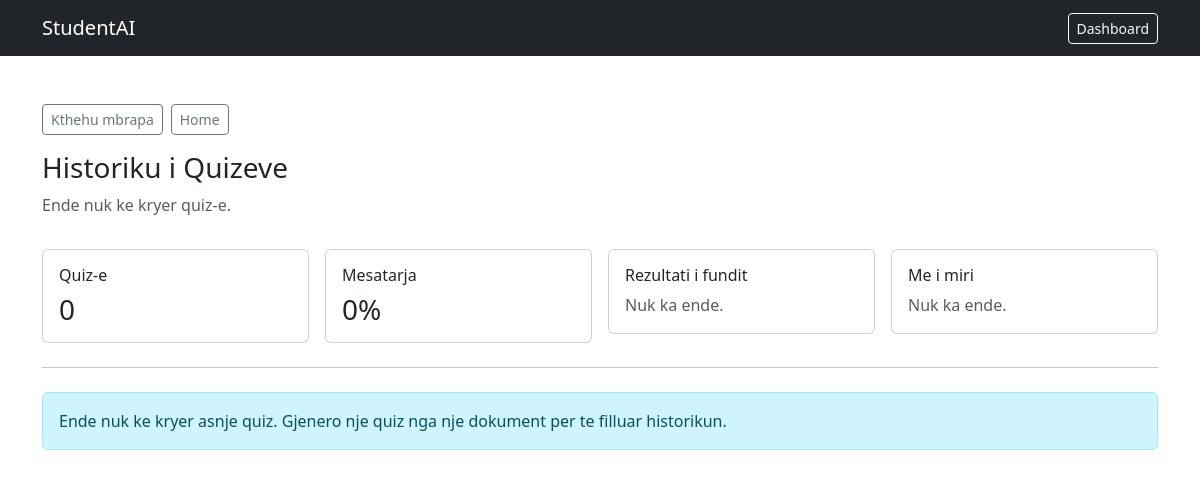
Before: /documents/quiz-history/ (signed in) with the older database file.
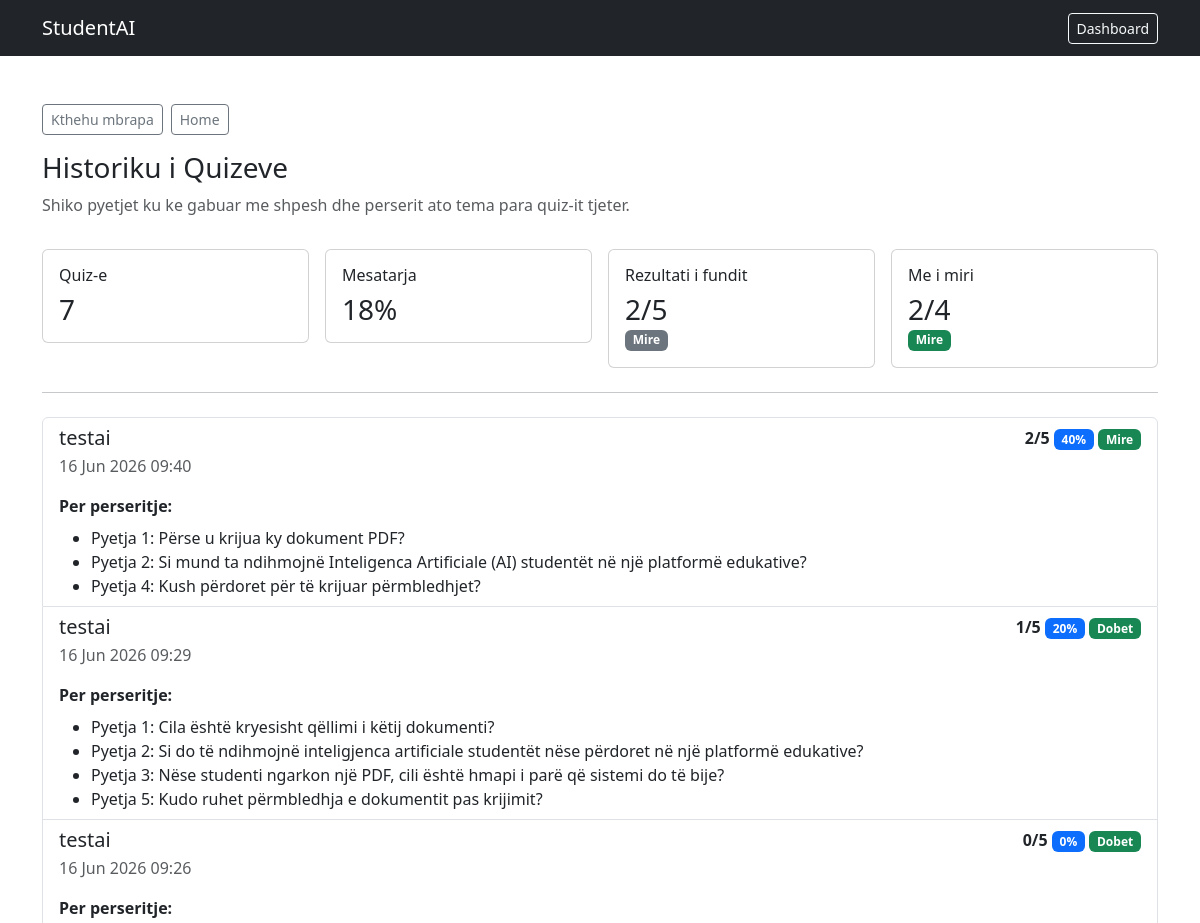
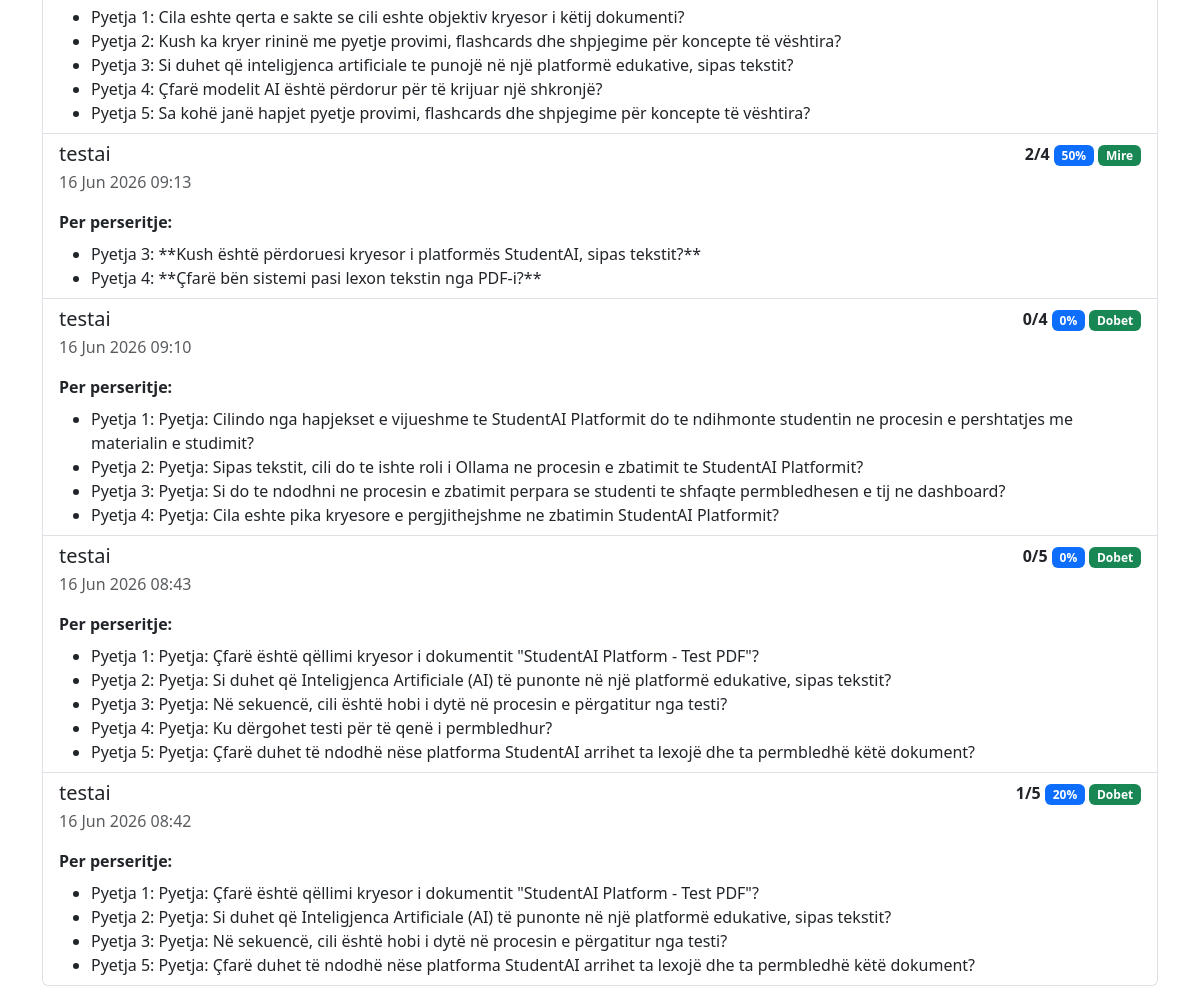
After: the same page with the newer database file (2 pictures, top to bottom).
### documents/models.py (models this page shows, shortened)
class QuizAttempt(models.Model):
    document = models.ForeignKey(
        Document,
        on_delete=models.CASCADE,
        related_name='quiz_attempts'
    )
    user = models.ForeignKey(
        User,
        on_delete=models.CASCADE,
        related_name='quiz_attempts'
    )
    score = models.PositiveIntegerField()
    total = models.PositiveIntegerField()
    category = models.CharField(max_length=50)
    mistakes = models.JSONField(default=list, blank=True)
    created_at = models.DateTimeField(auto_now_add=True)
    @property
    def percentage(self):
        if not self.total:
            return 0
        return round((self.score / self.total) * 100)

class Document(models.Model):
    title = models.CharField(max_length=255)
    file = models.FileField(
        upload_to='documents/'
    )
    uploaded_by = models.ForeignKey(
        User,
        on_delete=models.CASCADE
    )
    uploaded_at = models.DateTimeField(
        auto_now_add=True
    )
    summary = models.TextField(blank=True, null=True)
    extracted_text = models.TextField(blank=True, null=True)
    ai_processed = models.BooleanField(default=False)

### documents/views.py (the view)
# urls.py: path('quiz-history/', quiz_history, name='quiz_history'),
@login_required(login_url='login')
def quiz_history(request):
    attempts = QuizAttempt.objects.filter(
        user=request.user
    ).select_related('document').order_by('-created_at')
    total_attempts = attempts.count()
    best_attempt = attempts.order_by('-score', 'total', '-created_at').first()
    latest_attempt = attempts.first()
    total_score = sum(attempt.score for attempt in attempts)
    total_questions = sum(attempt.total for attempt in attempts)
    average_percentage = round(
        (total_score / total_questions) * 100
    ) if total_questions else 0
    chart_attempts = list(reversed(list(attempts[:10])))
    chart_labels = [
        attempt.created_at.strftime('%d/%m')
        for attempt in chart_attempts
    ]
    chart_scores = [
        attempt.percentage
        for attempt in chart_attempts
    ]
    if total_attempts == 0:
        progress_message = 'Ende nuk ke kryer quiz-e.'
    elif total_attempts == 1:
        progress_message = 'Ke kryer quiz-in e pare. Vazhdo me disa teste te tjera per te pare ecurine.'
    elif latest_attempt and best_attempt and latest_attempt.id == best_attempt.id:
        progress_message = 'Rezultati yt i fundit eshte edhe me i miri deri tani.'
    else:
        progress_message = 'Shiko pyetjet ku ke gabuar me shpesh dhe perserit ato tema para quiz-it tjeter.'
    return render(
        request,
        'documents/quiz_history.html',
        {
            'attempts': attempts,
            'total_attempts': total_attempts,
            'best_attempt': best_attempt,
            'latest_attempt': latest_attempt,
            'average_percentage': average_percentage,
            'progress_message': progress_message,
            'chart_labels': chart_labels,
            'chart_scores': chart_scores
        }
    )

### documents/templates/documents/quiz_history.html (shortened to what the changed rows need)
<!DOCTYPE html>
<html>
<head>
    <link href="https://cdn.jsdelivr.net/npm/bootstrap@5.3.7/dist/css/bootstrap.min.css" rel="stylesheet">
</head>
<body>
<main class="container mt-5">
    <div class="d-flex flex-wrap gap-2 mb-3">
        <button type="button" class="btn btn-outline-secondary btn-sm" onclick="history.back()">
        </button>
        <a href="{% url 'home' %}" class="btn btn-outline-secondary btn-sm">
        </a>
    </div>
    <h1 class="h3">Historiku i Quizeve</h1>
    <p class="text-muted">
        {{ progress_message }}
    </p>
    <div class="row g-3 mt-2">
        <div class="col-md-3">
            <div class="card">
                <div class="card-body">
                    <h2 class="h6">Quiz-e</h2>
                    <p class="h3 mb-0">{{ total_attempts }}</p>
                </div>
            </div>
        </div>
        <div class="col-md-3">
            <div class="card">
                <div class="card-body">
                    <h2 class="h6">Mesatarja</h2>
                    <p class="h3 mb-0">{{ average_percentage }}%</p>
                </div>
            </div>
        </div>
        <div class="col-md-3">
            <div class="card">
                <div class="card-body">
                    <h2 class="h6">Rezultati i fundit</h2>
                    {% if latest_attempt %}
                        <p class="h3 mb-0">{{ latest_attempt.score }}/{{ latest_attempt.total }}</p>
                        <span class="badge bg-secondary">{{ latest_attempt.category }}</span>
                    {% else %}
                        <p class="text-muted mb-0">Nuk ka ende.</p>
                    {% endif %}
                </div>
            </div>
        </div>
        <div class="col-md-3">
            <div class="card">
                <div class="card-body">
                    <h2 class="h6">Me i miri</h2>
                    {% if best_attempt %}
                        <p class="h3 mb-0">{{ best_attempt.score }}/{{ best_attempt.total }}</p>
                        <span class="badge bg-success">{{ best_attempt.category }}</span>
                    {% else %}
                        <p class="text-muted mb-0">Nuk ka ende.</p>
                    {% endif %}
                </div>
            </div>
        </div>
    </div>
    <hr class="my-4">
    {% if attempts %}
        <div class="list-group">
            {% for attempt in attempts %}
                <div class="list-group-item">
                    <div class="d-flex flex-wrap justify-content-between gap-3">
                        <div>
                            <h2 class="h5 mb-1">{{ attempt.document.title }}</h2>
                            <p class="text-muted mb-0">
                                {{ attempt.created_at|date:"d M Y H:i" }}
                            </p>
                        </div>
                        <div class="text-end">
                            <strong>{{ attempt.score }}/{{ attempt.total }}</strong>
                            <span class="badge bg-primary">{{ attempt.percentage }}%</span>
                            <span class="badge bg-success">{{ attempt.category }}</span>
                        </div>
                    </div>
                    {% if attempt.mistakes %}
                        <div class="mt-3">
                            <p class="fw-semibold mb-2">Per perseritje:</p>
                            <ul class="mb-0">
                                {% for mistake in attempt.mistakes %}
                                    <li>
                                        Pyetja {{ mistake.number }}: {{ mistake.question }}
                                    </li>
                                {% endfor %}
                            </ul>
                        </div>
                    {% else %}
                        <p class="text-success mt-3 mb-0">
                            Pa gabime ne kete quiz.
                        </p>
                    {% endif %}
                </div>
            {% endfor %}
        </div>
    {% else %}
        <div class="alert alert-info">
            Ende nuk ke kryer asnje quiz. Gjenero nje quiz nga nje dokument per te filluar historikun.
        </div>
    {% endif %}
</main>
</body>
</html>

Changed rows visible on the page:
added QuizAttempt: score "2", total "5", category "Mire", document "testai", created_at "16 Jun 2026 09:40", percentage "40", number "1" "2" "4", question "Përse u krijua ky dokument PDF?" "Si mund ta ndihmojnë Inteligenca Artificiale (AI) studentët në një platformë edukative?" "Kush përdoret për të krijuar përmbledhjet?"
added QuizAttempt: score "2", total "4", category "Mire", document "testai", created_at "16 Jun 2026 09:13", percentage "50", number "3" "4", question "**Kush është përdoruesi kryesor i platformës StudentAI, sipas tekstit?**" "**Çfarë bën sistemi pasi lexon tekstin nga PDF-i?**"
added QuizAttempt: document "testai", created_at "16 Jun 2026 09:29", score "1", total "5", percentage "20", category "Dobet", number "1" "2" "3" "5", question "Cila është kryesisht qëllimi i këtij dokumenti?" "Si do të ndihmojnë inteligjenca artificiale studentët nëse përdoret në një platformë edukative?" "Nëse studenti ngarkon një PDF, cili është hmapi i parë që sistemi do të bije?" "Kudo ruhet përmbledhja e dokumentit pas krijimit?"
added QuizAttempt: document "testai", created_at "16 Jun 2026 09:26", score "0", total "5", percentage "0", category "Dobet", number "1" "2" "3" "4" "5", question "Cila eshte qerta e sakte se cili eshte objektiv kryesor i këtij dokumenti?" "Kush ka kryer rininë me pyetje provimi, flashcards dhe shpjegime për koncepte të vështira?" "Si duhet që inteligjenca artificiale te punojë në një platformë edukative, sipas tekstit?" "Çfarë modelit AI është përdorur për të krijuar një shkronjë?" "Sa kohë janë hapjet pyetje provimi, flashcards dhe shpjegime për koncepte të vështira?"
added QuizAttempt: document "testai", created_at "16 Jun 2026 09:10", score "0", total "4", percentage "0", category "Dobet", number "1" "2" "3" "4", question "Pyetja: Cilindo nga hapjekset e vijueshme te StudentAI Platformit do te ndihmonte studentin ne procesin e pershtatjes me materialin e studimit?" "Pyetja: Sipas tekstit, cili do te ishte roli i Ollama ne procesin e zbatimit te StudentAI Platformit?" "Pyetja: Si do te ndodhni ne procesin e zbatimit perpara se studenti te shfaqte permbledhesen e tij ne dashboard?" "Pyetja: Cila eshte pika kryesore e pergjithejshme ne zbatimin StudentAI Platformit?"
added QuizAttempt: document "testai", created_at "16 Jun 2026 08:43", score "0", total "5", percentage "0", category "Dobet", number "1" "2" "3" "4" "5", question "Pyetja: Çfarë është qëllimi kryesor i dokumentit \"StudentAI Platform - Test PDF\"?" "Pyetja: Si duhet që Inteligjenca Artificiale (AI) të punonte në një platformë edukative, sipas tekstit?" "Pyetja: Në sekuencë, cili është hobi i dytë në procesin e përgatitur nga testi?" "Pyetja: Ku dërgohet testi për të qenë i permbledhur?" "Pyetja: Çfarë duhet të ndodhë nëse platforma StudentAI arrihet ta lexojë dhe ta permbledhë këtë dokument?"
added QuizAttempt: document "testai", created_at "16 Jun 2026 08:42", score "1", total "5", percentage "20", category "Dobet", number "1" "2" "3" "5", question "Pyetja: Çfarë është qëllimi kryesor i dokumentit \"StudentAI Platform - Test PDF\"?" "Pyetja: Si duhet që Inteligjenca Artificiale (AI) të punonte në një platformë edukative, sipas tekstit?" "Pyetja: Në sekuencë, cili është hobi i dytë në procesin e përgatitur nga testi?" "Pyetja: Çfarë duhet të ndodhë nëse platforma StudentAI arrihet ta lexojë dhe ta permbledhë këtë dokument?"
Other visible differences:
{{ progress_message }}: "Ende nuk ke kryer quiz-e." → "Shiko pyetjet ku ke gabuar me shpesh dhe perserit ato tema para quiz-it tjeter."
{{ total_attempts }}: "0" → "7"
{{ average_percentage }}: "0" → "18"
text no longer shown: "Nuk ka ende. Nuk ka ende. Ende nuk ke kryer asnje quiz. Gjenero nje quiz nga nje dokument per te filluar historikun."
